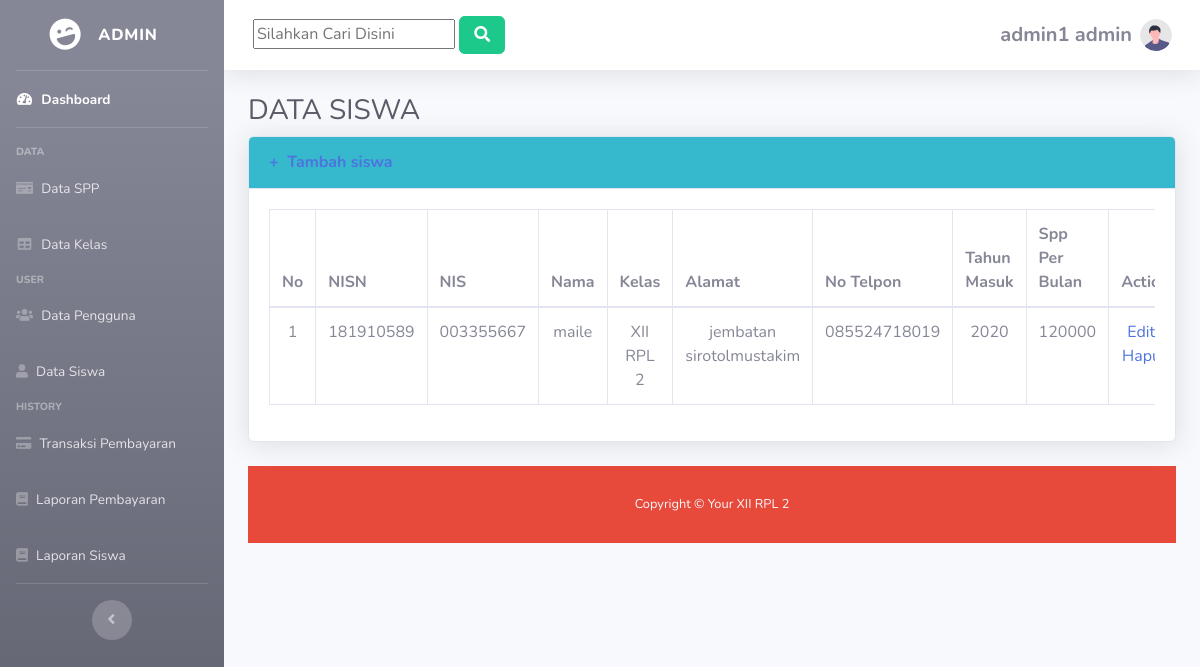
The app's page /siswa.php (signed in) with its own data.
### tables this page shows
CREATE TABLE `siswa` (
  `nisn` varchar(11) NOT NULL,
  `nis` varchar(11) NOT NULL,
  `nama` varchar(35) NOT NULL,
  `id_kelas` int(10) NOT NULL,
  `alamat` text NOT NULL,
  `no_telp` varchar(30) NOT NULL,
  `id_spp` int(11) NOT NULL
);

CREATE TABLE `kelas` (
  `id_kelas` int(10) NOT NULL,
  `nama_kelas` varchar(11) NOT NULL,
  `kompetensi_keahlian` varchar(50) NOT NULL
);

CREATE TABLE `spp` (
  `id_spp` int(11) NOT NULL,
  `tahun` int(11) NOT NULL,
  `nominal` int(11) NOT NULL
);

### konten4.php (the view, shortened to what this page needs)
    <?php
    if($_SESSION['level']=="admin"){
    ?>
<body id="page-top">
    <div id="wrapper">
        <ul class="navbar-nav bg-gradient-secondary sidebar sidebar-dark accordion" id="accordionSidebar">
            <a class="sidebar-brand d-flex align-items-center justify-content-center" >
                <div class="sidebar-brand-icon rotate-n-15">
                    <i class="fas fa-laugh-wink"></i>
                </div>
                <div class="sidebar-brand-text mx-3">Admin <sup></sup></div>
            </a>
            <hr class="sidebar-divider my-0">
            <li class="nav-item active">
                <a class="nav-link" href="dashboard.php">
                    <i class="fas fa-fw fa-tachometer-alt"></i>
                    <span>Dashboard</span></a>
            </li>
            <hr class="sidebar-divider">
            <div class="sidebar-heading">
                Data
            </div>
            <li class="nav-item">
                <a class="nav-link" href="spp.php">
                    <i class="fas fa-money-check"></i>
                    <span>Data SPP</span></a>
            </li>
            <li class="nav-item">
                <a class="nav-link" href="kelas.php">
                    <i class="fas fa-fw fa-table"></i>
                    <span>Data Kelas</span></a>
            </li>
             <div class="sidebar-heading">
                User
            </div>
            <li class="nav-item">
                <a class="nav-link" href="pengguna.php">
                    <i class="fas fa-users"></i>
                    <span>Data Pengguna</span></a>
            </li>
             <li class="nav-item">
                <a class="nav-link" href="siswa.php">
                    <i class="fas fa-user"></i>
                    <span>Data Siswa</span></a>
            </li>
              <div class="sidebar-heading">
                History
            </div>
            <li class="nav-item">
                <a class="nav-link" href="pembayaran.php">
                    <i class="fas fa-credit-card"></i>
                    <span>Transaksi Pembayaran</span></a>
            </li>
              <li class="nav-item">
                <a class="nav-link" href="laporan.php">
                    <i class="fas fa-book"></i>
                    <span>Laporan Pembayaran</span></a>
            </li>
             <li class="nav-item">
                <a class="nav-link" href="laporan2.php">
                    <i class="fas fa-book"></i>
                    <span>Laporan Siswa</span></a>
            </li>
            <hr class="sidebar-divider d-none d-md-block">
            <div class="text-center d-none d-md-inline">
                <button class="rounded-circle border-0" id="sidebarToggle"></button>
            </div>
        </ul>
        <div id="content-wrapper" class="d-flex flex-column">
            <div id="content">
                <nav class="navbar navbar-expand navbar-light bg-white topbar mb-4 static-top shadow">
                    <form action="<?php echo $_SERVER["PHP_SELF"];?>" method="post" class="btn btn-link">
                           <?php
                        $kata_kunci="";
                        ?>
                   <input class="text-dark" type="text" name="kata_kunci" value="<?php echo $kata_kunci;?>" placeholder="Silahkan Cari Disini" required/>
                  <button class="btn btn-success" type="submit"><i class="fas fa-search fa-fw"></i></button>
                </form>
                    <ul class="navbar-nav ml-auto">
                        <li class="nav-item dropdown no-arrow d-sm-none">
                        <li class="nav-item dropdown no-arrow">
                            <a class="nav-link dropdown-toggle" href="#" id="userDropdown" role="button"
                                data-toggle="dropdown" aria-haspopup="true" aria-expanded="false">
                                <span class="mr-2 d-none d-lg-inline text-gray-600 small">
                                <p align="center"><h5 align="center"> <b><?php echo $_SESSION['username']; ?></b> <b><?php echo $_SESSION['level']; ?></h5></b></p></span>
                                <img class="img-profile rounded-circle"
                                    src="img/undraw_profile.svg">
                            </a>
                        </li>
                    </ul>
                </nav>
                <div class="container-fluid">
                    <h1 class="h3 mb-2 text-gray-800">DATA SISWA</h1>
                    <div class="card shadow mb-4">
                        <div class="card-header py-3 bg-info">
                            <h6 class="m-0 font-weight-bold text-primary"><a href="tambah_siswa.php">+ &nbsp;Tambah siswa </a></h6>
                        </div>
                        <div class="card-body">
                            <div class="table-responsive">
                                <table class="table table-bordered" id="dataTable" width="100%" cellspacing="0">
                                    <thead>
                                        <tr>
                                          <th>No</th>
                                          <th>NISN</th>
                                          <th>NIS</th>
                                          <th>Nama</th>
                                          <th>Kelas</th>
                                          <th>Alamat</th>
                                          <th>No Telpon</th>
                                          <th>Tahun Masuk</th>
                                          <th>Spp Per Bulan</th>
                                          <th>Action</th>
                                        </tr>
                                    </thead>
                                    <tbody>
                                          <?php
                                if (isset($_POST['kata_kunci'])) {
                                $kata_kunci=trim($_POST['kata_kunci']);
                                $query="select * from siswa,kelas,spp where siswa.id_kelas=kelas.id_kelas and siswa.id_spp=spp.id_spp and siswa.nama like '%".$kata_kunci."%' or kelas.nama_kelas like '%".$kata_kunci."%' or spp.tahun like '%".$kata_kunci."%' order by nisn asc";
                            }else {
                            $query="select * from siswa,kelas,spp where siswa.id_kelas=kelas.id_kelas and siswa.id_spp=spp.id_spp order by nisn asc";
                            }
                          $result = mysqli_query($koneksi, $query);
                          $no = 1;
                          while($row = mysqli_fetch_assoc($result))
                          {
                          ?>
                                             <tr class="text-center">
                                                <td><?php echo $no; ?></td>
                                                <td><?php echo $row['nisn']; ?></td>
                                                <td><?php echo $row['nis']; ?></td>
                                                <td><?php echo $row['nama']; ?></td>
                                                <td><?php echo $row['nama_kelas']; ?></td>
                                                <td><?php echo $row['alamat']; ?></td>
                                                <td><?php echo $row['no_telp']; ?></td>
                                                <td><?php echo $row['tahun']; ?></td>
                                                <td><?php echo substr($row['nominal'], 0, 20); ?></td>
                                                <td>
                                              <a href="edit_siswa.php?id=<?php echo $row['nisn']; ?>">Edit</a> |
                                              <a href="proses_hapussiswa.php?id=<?php echo $row['nisn']; ?>" onClick="return confirm('Anda yakin akan menghapus data ini?')">Hapus</a>
                                                </td>
                                            </tr>
                                            <?php
                                              $no++;
                                            }
                                            ?>
                                    </tbody>
                                </table>
                            </div>
                        </div>
                    </div>
                    <tbody>
                        <?php
}
else if($_SESSION['level']=="petugas"){
   ?>
     <?php
    }
    ?>

### records on screen
siswa: nisn "181910589", nis "003355667", nama "maile", id_kelas.nama_kelas "XII RPL 2", alamat "jembatan sirotolmustakim", no_telp "085524718019", id_spp.tahun "2020", id_spp.nominal "120000"

### other values on screen
$_SESSION['username'] "admin1"
$_SESSION['level'] "admin"
